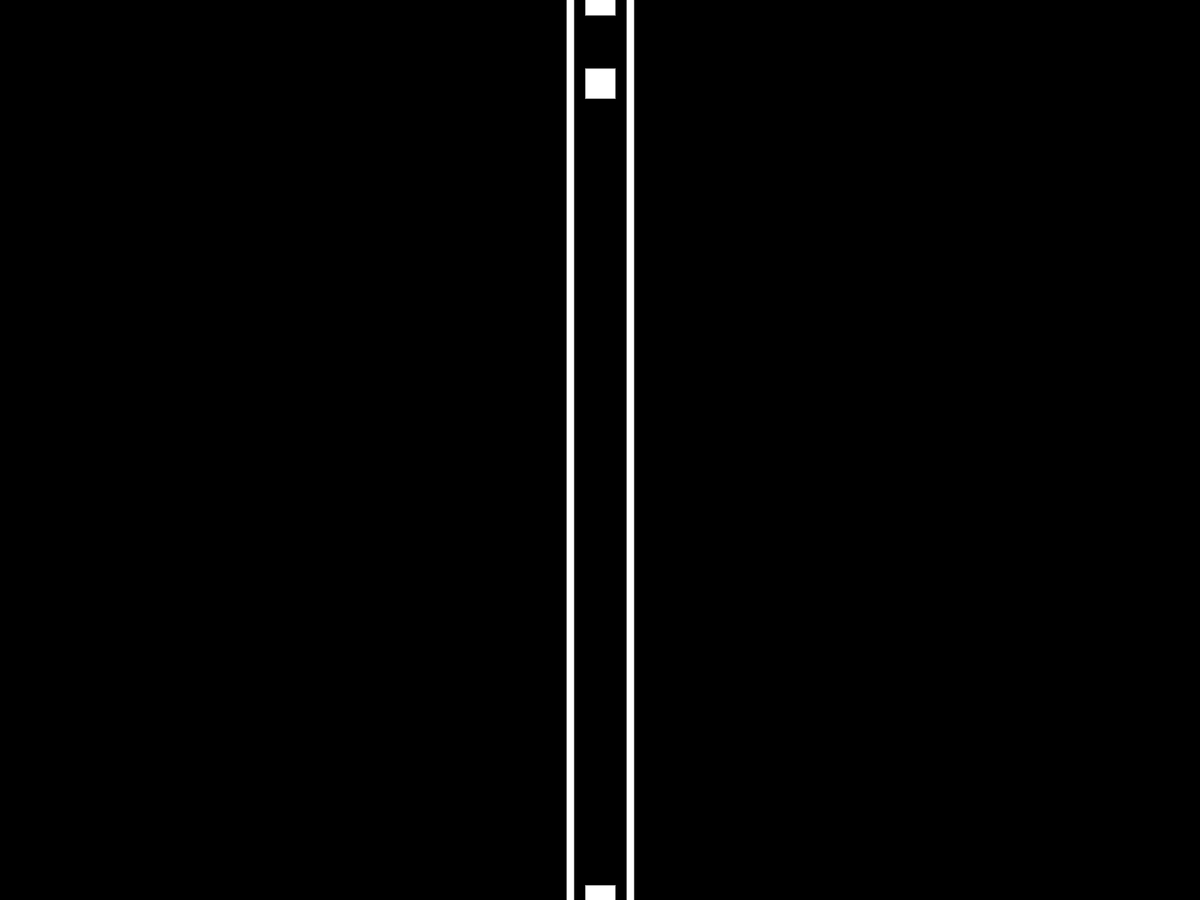
Frame 1 (no input)
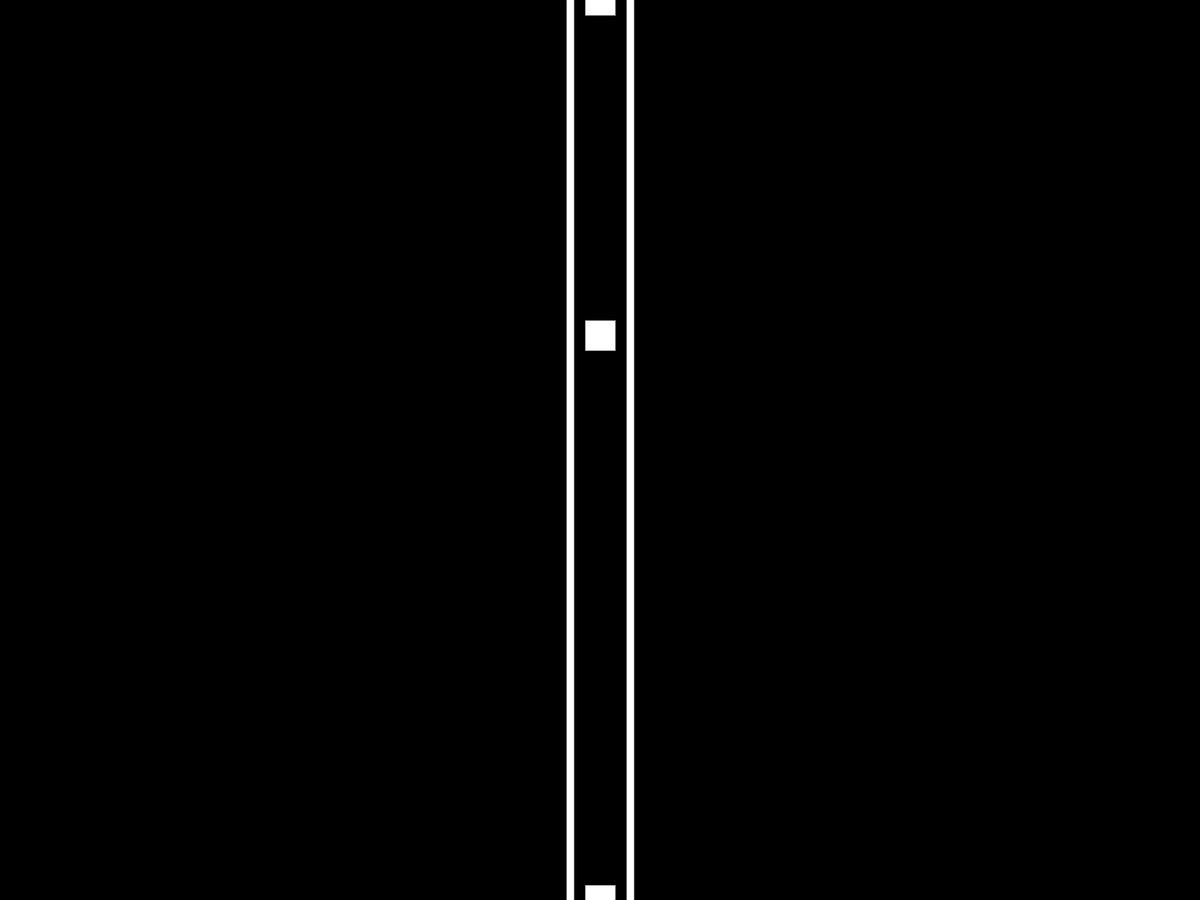
Frame 60 (the mouse pressed at the canvas centre just before this capture)
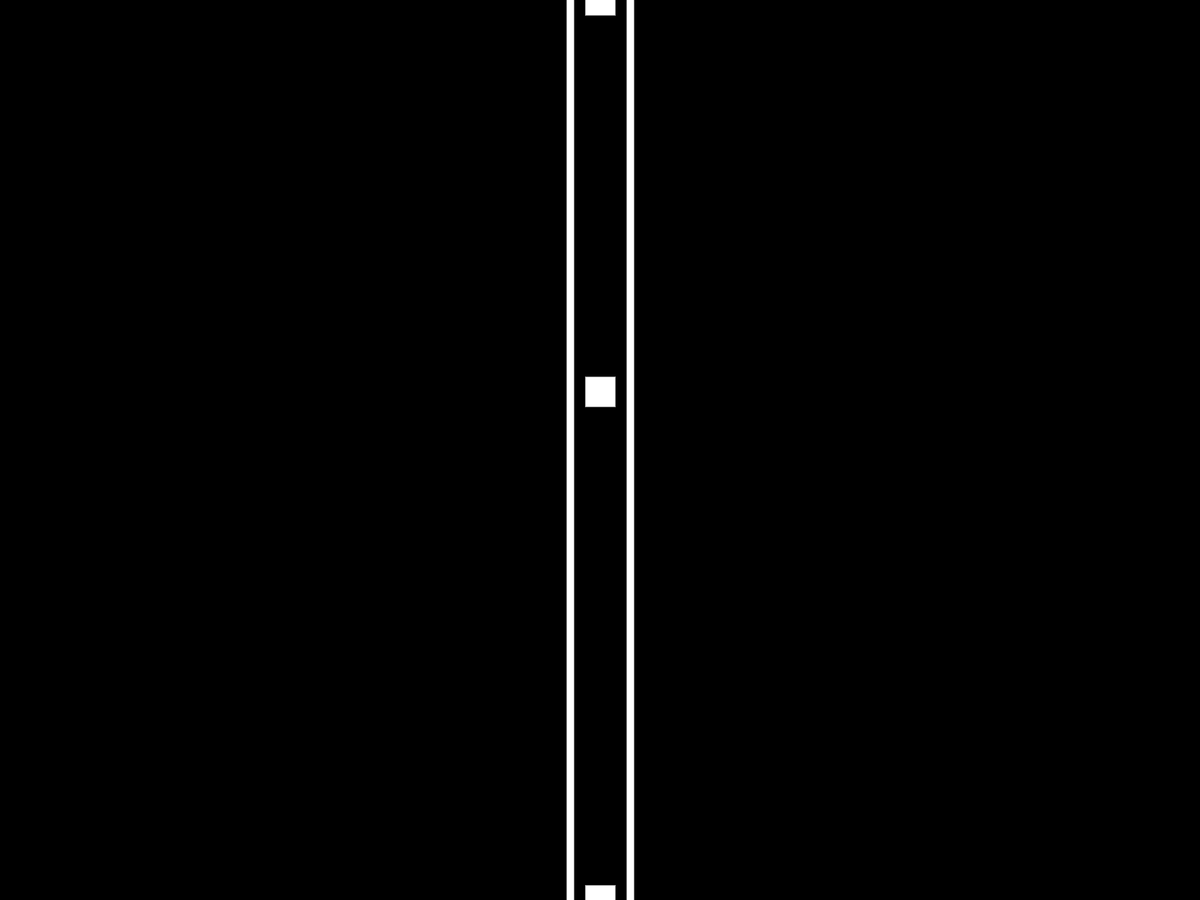
Frame 120 (the mouse held since frame 60 and released just before this capture)

The Processing sketch that drew these frames (run headless with seeded random() and noise(); from frame 60 on, the mouse is pressed at the canvas centre):

// Processing sketch: magnet_repultion
// ── magnet_repultion.pde
ArrayList<Magnet> M = new ArrayList<Magnet>();
float g = 9.81;
float F = 0.005;
void setup() {
  fullScreen();
  background(0);
  rectMode(CENTER);
  fill(255);
  M.add(new Magnet(100, 0.1, 100, false));
  M.add(new Magnet(height, 0.1, 1000, true));
  M.add(new Magnet(0, 0.1, 1000, true));
}

void draw() {
  background(0);
  if(mousePressed) g = -9.81;
  else g = 9.81;
  stroke(255);
  strokeWeight(10);
  line(width/2 - 40,0,width/2 - 40,height);
  line(width/2 + 40,0,width/2 + 40,height);
  stroke(150);
  strokeWeight(1);
  for (int i = 0 ; i < M.size() ; i++){
    float force = 0;
    for (int j = 0 ; j < M.size() ; j++){
      if (i!=j){
        force += M.get(j).forceExerced(M.get(i).y, M.get(i).t);
      }
      }
    M.get(i).update(force);
    M.get(i).show();
  }
}

// ── Magnet.pde
class Magnet {
  float ay, vy, y, m, t;
  float G = 1;
  float diam = 40;
  float speed = 1;
  boolean fix = false;
  Magnet(float yi, float mi, float ti, boolean fixed) {
    y = yi;
    m = mi;
    t = ti;
    fix = fixed;
    vy = 0;
  }

  float forceExerced(float yb, float tb) {
    return  M.get(0).m*g - G * (t*tb) / ((y-yb)*abs(y-yb));
  }

  void update(float forcey) {
    if (!fix) {
      ay = forcey;
      vy += ay * speed;
      vy -= F * vy;
      y += vy * speed;
      y = constrain(y, 0, height-10-diam);
      
      //println(ay,vy,y);
    }
  }

  void show() {
    rect(width/2, y, diam, diam);
  }
}
